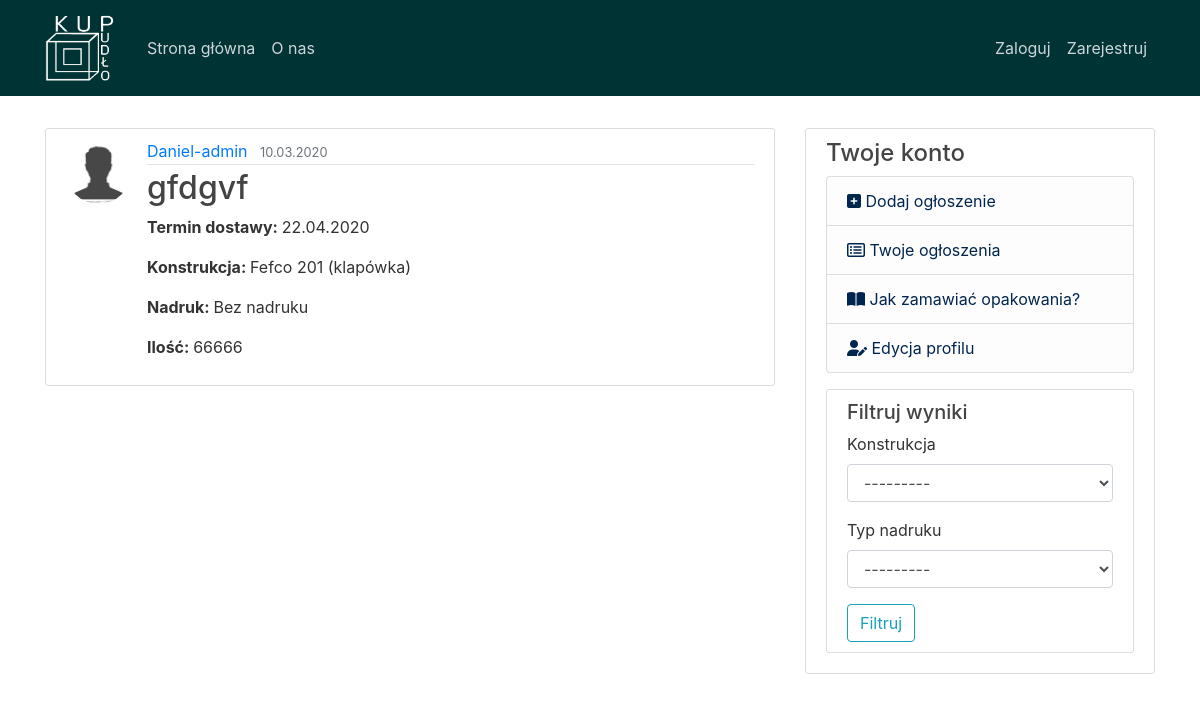
/, run on an earlier commit of the app's database.
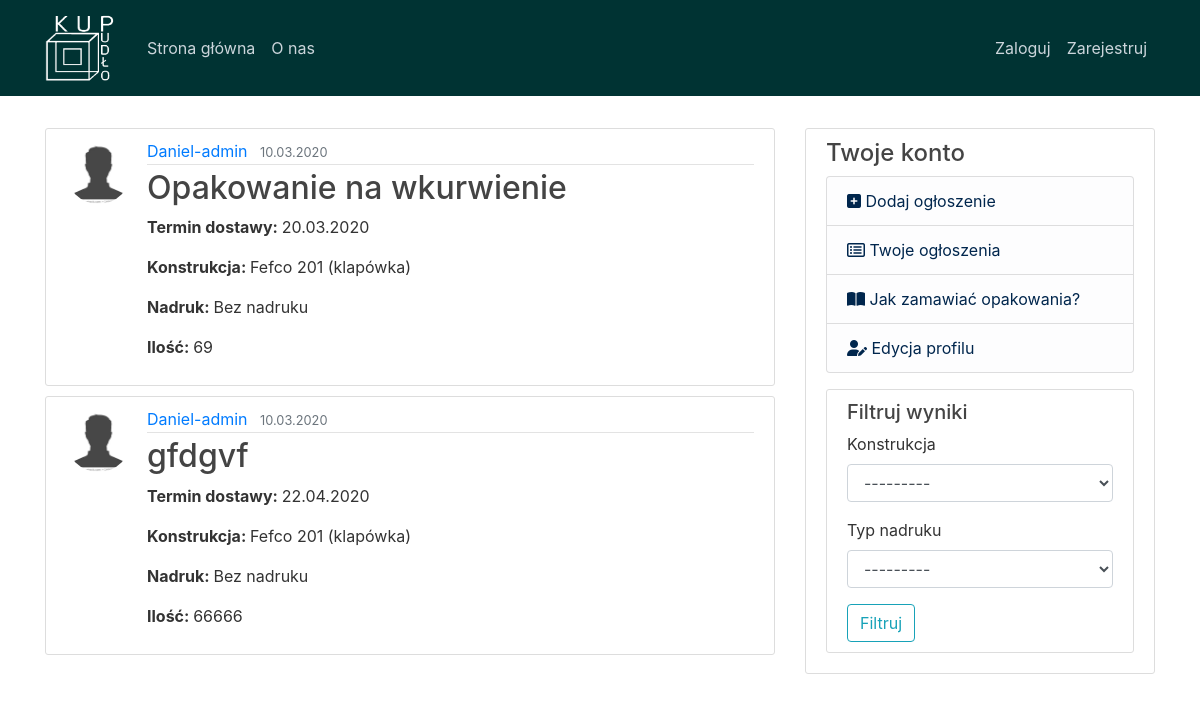
And on a later commit of the database.
### Tablica/models.py (models this page shows, shortened)
class ogloszenie(models.Model):
    autor = models.ForeignKey(User, on_delete=models.CASCADE)
    data_dodania = models.DateTimeField(auto_now=True)
    nazwa_opakowania = models.CharField(max_length=100)
    termin_dostawy = models.DateTimeField(default="")
    ilość = models.IntegerField(default=0, validators=[MaxValueValidator(1000000), MinValueValidator(0)])
    treść = models.TextField(blank=True)
    długość_mm = models.PositiveSmallIntegerField(null=True, blank=True)
    szerokość_mm = models.PositiveSmallIntegerField(null=True, blank=True)
    wysokość_mm = models.PositiveSmallIntegerField(null=True, blank=True)
    class konstrukcje (models.TextChoices):
        fefco_201 = "aa", _('Fefco 201 (klapówka)')
        fefco_422 = "ab", _('Fefco 422 (tacka skladana recznie)')
        fefco_451 = "ac", _('Fefco 451 (tacka klejona)')
        fefco_700 = "ad", _('Fefco 700 (dno automatyczne)')
        inne = "ae", _('Inne')
    konstrukcja = models.CharField(max_length=30, choices=konstrukcje.choices, default=konstrukcje.fefco_201)
    class nadruk(models.TextChoices):
        bez_nadruku = "bz", ('Bez nadruku')
        flexo = "fl",_('Flexo')
        offset = "of",_('Offset')
    typ_nadruku = models.CharField(max_length=2, choices=nadruk.choices, default=nadruk.bez_nadruku)
    LICZBA_KOLOROW = [
        ('0', '0'),
        ('1', '1'),
        ('2', '2'),
        ('3', '3'),
        ('4', '4'),
        ('5', '5')
    ]
    ilość_kolorów = models.CharField(max_length=30, choices=LICZBA_KOLOROW, default='0', blank=True)
    powierzchnia_zadruku = models.IntegerField(validators=[MaxValueValidator(100), MinValueValidator(0)], blank=True)
    class wojewodztwa(models.TextChoices):
        brak = "BK", _("---")
        dolnoslaskie = "DS", _("dolnośląskie")
        kujawsko_pomorskie = "KP", _("kujawsko-pomorskie")
        lubelskie = "LU", _("lubelskie")
        lubuskie = "LB", _("lubuskie")
        lodzkie = "LDZ", _("łódzkie")
        malopolskie = "MP", _("małopolskie")
        mazowieckie = "MZ", _("mazowieckie")
        opolskie = "OP", _("opolskie")
        podkarpackie = "PK", _("podkarpackie")
        podlaskie = "PL", _("podlaskie")
        pomorskie = "PM", _("pomorskie")
        slaskie = "SL", _("śląskie")
        swietokrzyskie = "SK", _("świętokrzyskie")
        warminsko_mazurskie = "WM", _("warmińsko-mazurskie")
        wielkopolskie = "WP", _("wielkopolskie")
        zachodniopomorskie = "ZP", _("zachodniopomorskie")
    województwo = models.CharField(max_length=30, choices=wojewodztwa.choices, default=wojewodztwa.brak)
    miejscowość = models.CharField(max_length=100, default="")
    class palety(models.TextChoices):
        Euro_paleta = "EU", _('Paleta EURO')
        Paleta_UK = "UK", _('Paleta UK')
        Paleta_jednorazowa = "PJ", _('Paleta jednorazowa')
    Paleta = models.CharField(max_length=100, choices=palety.choices, default=palety.Euro_paleta)

### users/models.py (models this page shows, shortened)
class Profile(models.Model):
    user = models.OneToOneField(User, on_delete=models.CASCADE)
    image = models.ImageField(default='default.jpg', upload_to='profile_pics')

### Tablica/views.py (the view)
# urls.py: path('', ogloszenieListView.as_view(), name='index'),
class ogloszenieListView(ListView):         #View strony głównej, używamy wbudowanego modułu ListView
    model = ogloszenie                      #wybieramy co będzie naszym modelem w tym View (ogloszenie)
    template_name = 'Tablica/home.html'     #nazwa pliku html
    context_object_name = 'ogloszenie'
    ordering = ['-data_dodania']            #segregowanie listy po dacie dodania
    paginate_by = 5                         #tyle powinno wyświetlać się ogłoszeń na jednej stronie
    def get_context_data(self, **kwargs):                   #moduł filtrów
        context = super().get_context_data(**kwargs)
        context['filter'] = ogloszenieFilter(self.request.GET, queryset=self.get_queryset())
        return context

### Tablica/templates/Tablica/home.html (shortened to what this page needs)
{% extends "Tablica/base.html" %}
{% load crispy_forms_tags %}
{% block filter %}
<div class="content-section">
    <h5>Filtruj wyniki</h5>
    <form method="GET">
        {{ filter.form|crispy }}
        <button class="btn btn-outline-info" type="submit">Filtruj</button>
    </form>
</div>
{% endblock %}
{% block body %}
    <body style="background-color:#ffffff">
    {% for ogloszenie in filter.qs %}
        <article class="media content-section">
          <img class="rounded-circle article-img" src="{{ ogloszenie.autor.profile.image.url }}">
          <div class="media-body">
            <div class="article-metadata">
              <a class="mr-2" href="{% url 'profil-ogloszenia' ogloszenie.autor.username %}">{{ogloszenie.autor}}</a>
              <small class="text-muted">{{ ogloszenie.data_dodania|date:"d.m.o" }}</small>
            </div>
            <h2><a class="article-title" href="{% url 'ogloszenie-detal' ogloszenie.id %}">{{ ogloszenie.nazwa_opakowania }}</a></h2>
            <p class="article-content"><b>Termin dostawy: </b>{{ogloszenie.termin_dostawy|date:"d.m.o"}}</p>
            <p class="article-content"><b>Konstrukcja: </b>{{ogloszenie.get_konstrukcja_display}}</p>
            <p class="article-content"><b>Nadruk: </b>{{ogloszenie.get_typ_nadruku_display}}</p>
            <p class="article-content"><b>Ilość: </b>{{ogloszenie.ilość}}</p>
          </div>
        </article>
    {% endfor %}
{% endblock %}

What changed in the data, as far as the page shows it:
added ogloszenie: autor.profile.image (placeholder picture), autor "Daniel-admin", data_dodania "10.03.2020", nazwa_opakowania "Opakowanie na wkurwienie", termin_dostawy "20.03.2020", konstrukcja "Fefco 201 (klapówka)", typ_nadruku "Bez nadruku", ilość "69"
